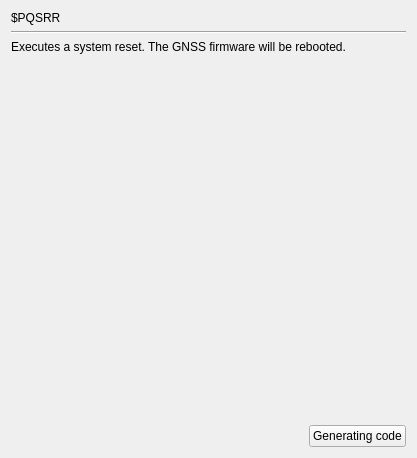
     <widget class="QWidget" name="page_PQSRR">
      <layout class="QGridLayout" name="gridLayout_234">
       <item row="0" column="0">
        <widget class="QLabel" name="label_496">
         <property name="text">
          <string>$PQSRR</string>
         </property>
        </widget>
       </item>
       <item row="1" column="0" colspan="2">
        <widget class="Line" name="line_126">
         <property name="orientation">
          <enum>Qt::Horizontal</enum>
         </property>
        </widget>
       </item>
       <item row="2" column="0" colspan="2">
        <widget class="QLabel" name="label_497">
         <property name="text">
          <string>Executes a system reset. The GNSS firmware will be rebooted.</string>
         </property>
        </widget>
       </item>
       <item row="3" column="1">
        <spacer name="verticalSpacer_126">
         <property name="orientation">
          <enum>Qt::Vertical</enum>
         </property>
         <property name="sizeHint" stdset="0">
          <size>
           <width>20</width>
           <height>365</height>
          </size>
         </property>
        </spacer>
       </item>
       <item row="4" column="0">
        <spacer name="horizontalSpacer_126">
         <property name="orientation">
          <enum>Qt::Horizontal</enum>
         </property>
         <property name="sizeHint" stdset="0">
          <size>
           <width>292</width>
           <height>20</height>
          </size>
         </property>
        </spacer>
       </item>
       <item row="4" column="1">
        <widget class="QPushButton" name="GC_PQSRR">
         <property name="text">
          <string>Generating code</string>
         </property>
        </widget>
       </item>
      </layout>
     </widget>
